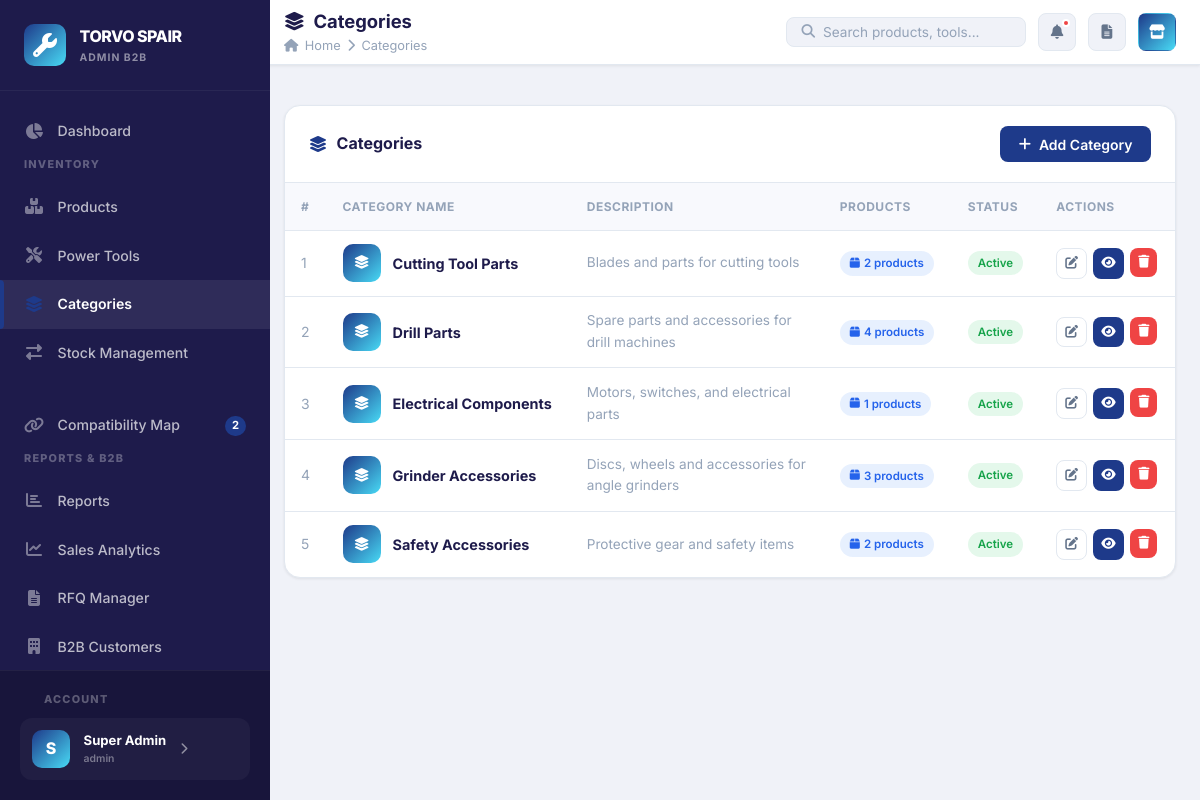
/pages/categories.php (signed in), run on the app's committed database.
### tables this page shows
CREATE TABLE IF NOT EXISTS settings (
    setting_key VARCHAR(100) PRIMARY KEY,
    setting_value TEXT,
    category ENUM('frontend', 'admin', 'system') DEFAULT 'frontend',
    updated_at TIMESTAMP DEFAULT CURRENT_TIMESTAMP ON UPDATE CURRENT_TIMESTAMP
);

CREATE TABLE IF NOT EXISTS categories (
    id INT AUTO_INCREMENT PRIMARY KEY,
    name VARCHAR(100) NOT NULL,
    description TEXT,
    status ENUM('active', 'inactive') DEFAULT 'active',
    created_at TIMESTAMP DEFAULT CURRENT_TIMESTAMP,
    updated_at TIMESTAMP DEFAULT CURRENT_TIMESTAMP ON UPDATE CURRENT_TIMESTAMP
);

### config/database.php (called while the page is built, shortened)
<?php
function getDB(): PDO {
    static $pdo = null;
    if ($pdo === null) {
        try {
            $dsn = "mysql:host=" . DB_HOST . ";dbname=" . DB_NAME . ";charset=" . DB_CHARSET;
            $options = [
                PDO::ATTR_ERRMODE            => PDO::ERRMODE_EXCEPTION,
                PDO::ATTR_DEFAULT_FETCH_MODE => PDO::FETCH_ASSOC,
                PDO::ATTR_EMULATE_PREPARES   => false,
            ];
            $pdo = new PDO($dsn, DB_USER, DB_PASS, $options);
        } catch (PDOException $e) {
            $msg = htmlspecialchars($e->getMessage());
            die("<!DOCTYPE html><html><head><meta charset='UTF-8'><title>Database Error – TORVO SPAIR</title>
            <link href='https://fonts.googleapis.com/css2?family=Inter:wght@400;700&display=swap' rel='stylesheet'>
            <style>body{font-family:'Inter',sans-serif;background:#0f0c29;color:#fff;display:flex;align-items:center;justify-content:center;min-height:100vh;margin:0;flex-direction:column;gap:1rem;text-align:center;padding:2rem;}
            .icon{font-size:3rem;margin-bottom:1rem;} h1{font-size:1.4rem;} p{color:rgba(255,255,255,0.5);font-size:0.875rem;max-width:500px;}
            code{background:rgba(255,255,255,0.08);padding:0.5rem 1rem;border-radius:8px;font-size:0.8rem;display:block;margin-top:1rem;color:#f87171;}
            a{display:inline-block;margin-top:1.5rem;padding:0.75rem 2rem;background:linear-gradient(135deg,#6c63ff,#48daf5);border-radius:8px;color:#fff;text-decoration:none;font-weight:700;}</style></head>
            <body><div class='icon'>⚠️</div><h1>Database Connection Failed</h1>
            <p>Could not connect to MySQL. Please ensure you have updated config/database.php with your live cPanel database credentials.</p>
            <code>$msg</code>
            <a href='" . APP_URL . "/setup.php'>Go to Setup</a></body></html>");
        }
    }
    return $pdo;
}
if (!function_exists('getSetting')) {
    function getSetting(string $key, string $default = ''): string {
        try {
            $db = getDB();
            $stmt = $db->prepare('SELECT setting_value FROM settings WHERE setting_key = ?');
            $stmt->execute([$key]);
            $val = $stmt->fetchColumn();
            return $val !== false ? $val : $default;
        } catch (PDOException $e) {
            return $default;
        }
    }
}

### pages/categories.php (the view, shortened to what this page needs)
<?php
$pageTitle  = 'Categories';
$pageIcon   = 'fas fa-layer-group';
$activePage = 'categories';
$pageBreadcrumb = 'Categories';
include BASE_PATH . '/includes/header.php';
$db = getDB();
$categories = $db->query("
    SELECT c.*, COUNT(p.id) AS product_count
    FROM categories c
    LEFT JOIN products p ON p.category_id = c.id AND p.status='active'
    GROUP BY c.id ORDER BY c.name
")->fetchAll();
?>
<div class="page-body">
<div class="card">
    <div class="card-header">
        <div class="card-title"><i class="fas fa-layer-group"></i> Categories</div>
        <button class="btn btn-primary" onclick="openModal('addCatModal')"><i class="fas fa-plus"></i> Add Category</button>
    </div>
    <?php if (empty($categories)): ?>
        <div class="empty-state"><i class="fas fa-layer-group"></i><h3>No categories yet</h3></div>
    <?php else: ?>
    <div class="table-wrap">
        <table class="data-table">
            <thead><tr><th>#</th><th>Category Name</th><th>Description</th><th>Products</th><th>Status</th><th>Actions</th></tr></thead>
            <tbody>
            <?php foreach ($categories as $i => $c): ?>
            <tr>
                <td style="color:var(--text-muted);"><?= $i+1 ?></td>
                <td>
                    <div style="display:flex;align-items:center;gap:0.75rem;">
                        <div style="width:38px;height:38px;border-radius:10px;background:linear-gradient(135deg,var(--primary),var(--accent));display:flex;align-items:center;justify-content:center;color:#fff;font-size:0.85rem;flex-shrink:0;">
                            <i class="fas fa-layer-group"></i>
                        </div>
                        <strong style="font-size:0.9rem;"><?= htmlspecialchars($c['name']) ?></strong>
                    </div>
                </td>
                <td style="font-size:0.85rem;color:var(--text-muted);max-width:250px;"><?= htmlspecialchars($c['description'] ?: '—') ?></td>
                <td>
                    <span class="badge-pill badge-info"><i class="fas fa-box"></i> <?= $c['product_count'] ?> products</span>
                </td>
                <td><span class="badge-pill <?= $c['status']==='active'?'badge-success':'badge-gray' ?>"><?= ucfirst($c['status']) ?></span></td>
                <td>
                    <div style="display:flex;gap:0.4rem;">
                        <button class="btn btn-outline btn-sm btn-icon" onclick='editCat(<?= json_encode($c) ?>)' data-tooltip="Edit"><i class="fas fa-edit"></i></button>
                        <a href="products.php?category=<?= $c['id'] ?>" class="btn btn-primary btn-sm btn-icon" data-tooltip="View Products"><i class="fas fa-eye"></i></a>
                        <form method="POST" onsubmit="return confirmDelete('Delete this category?')">
                            <button type="submit" class="btn btn-danger btn-sm btn-icon" data-tooltip="Delete"><i class="fas fa-trash"></i></button>
                        </form>
                    </div>
                </td>
            </tr>
            <?php endforeach; ?>
            </tbody>
        </table>
    </div>
    <?php endif; ?>
</div>
</div>
<?php include BASE_PATH . '/includes/footer.php'; ?>

### includes/header.php (shortened to what this page needs)
<?php
require_once BASE_PATH . '/config/database.php';
$db = getDB();
$lowStockCount = $db->query("SELECT COUNT(*) FROM products WHERE quantity <= min_stock AND status = 'active'")->fetchColumn();
?>
<!DOCTYPE html>
<html lang="en">
<head>
    <link rel="stylesheet" href="https://cdnjs.cloudflare.com/ajax/libs/font-awesome/6.5.0/css/all.min.css">
    <link rel="stylesheet" href="<?= APP_URL ?>/assets/css/style.css">
</head>
<body>
<div class="app-layout">
<aside class="sidebar" id="sidebar">
    <div class="sidebar-header">
        <a href="<?= APP_URL ?>/pages/dashboard.php" class="sidebar-logo">
            <i class="fas fa-wrench"></i>
            <div class="logo-text">
                <span class="logo-main"><?= getSetting('site_title', 'TORVO SPAIR') ?></span>
                <span class="logo-sub">ADMIN B2B</span>
            </div>
        </a>
    </div>
    <div class="sidebar-menu">
        <a href="<?= APP_URL ?>/pages/dashboard.php" class="sidebar-nav-item <?= ($activePage ?? '') === 'dashboard' ? 'active' : '' ?>">
            <div class="nav-icon"><i class="fas fa-chart-pie"></i></div>
            Dashboard
        </a>
        <div class="sidebar-section">
            <div class="sidebar-section-title">Inventory</div>
            <a href="<?= APP_URL ?>/pages/products.php" class="sidebar-nav-item <?= ($activePage ?? '') === 'products' ? 'active' : '' ?>">
                <div class="nav-icon"><i class="fas fa-boxes"></i></div>
                Products
            </a>
            <a href="<?= APP_URL ?>/pages/tools.php" class="sidebar-nav-item <?= ($activePage ?? '') === 'tools' ? 'active' : '' ?>">
                <div class="nav-icon"><i class="fas fa-tools"></i></div>
                Power Tools
            </a>
            <a href="<?= APP_URL ?>/pages/categories.php" class="sidebar-nav-item <?= ($activePage ?? '') === 'categories' ? 'active' : '' ?>">
                <div class="nav-icon"><i class="fas fa-layer-group"></i></div>
                Categories
            </a>
            <a href="<?= APP_URL ?>/pages/stock.php" class="sidebar-nav-item <?= ($activePage ?? '') === 'stock' ? 'active' : '' ?>">
                <div class="nav-icon"><i class="fas fa-exchange-alt"></i></div>
                Stock Management
            </a>
        </div>
        <a href="<?= APP_URL ?>/pages/compatibility.php" class="sidebar-nav-item <?= ($activePage ?? '') === 'compatibility' ? 'active' : '' ?>">
            <div class="nav-icon"><i class="fas fa-link"></i></div>
            Compatibility Map
            <span class="nav-badge">2</span>
        </a>
        <div class="sidebar-section">
            <div class="sidebar-section-title">Reports & B2B</div>
            <a href="<?= APP_URL ?>/pages/reports.php" class="sidebar-nav-item <?= ($activePage ?? '') === 'reports' ? 'active' : '' ?>">
                <div class="nav-icon"><i class="fas fa-chart-bar"></i></div>
                Reports
            </a>
            <a href="<?= APP_URL ?>/pages/sales_report.php" class="sidebar-nav-item <?= ($activePage ?? '') === 'sales_report' ? 'active' : '' ?>">
                <div class="nav-icon"><i class="fas fa-chart-line"></i></div>
                Sales Analytics
            </a>
            <a href="<?= APP_URL ?>/pages/rfq_manager.php" class="sidebar-nav-item <?= ($activePage ?? '') === 'rfqs' ? 'active' : '' ?>">
                <div class="nav-icon"><i class="fas fa-file-alt"></i></div>
                RFQ Manager
            </a>
            <a href="<?= APP_URL ?>/pages/customers_b2b.php" class="sidebar-nav-item <?= ($activePage ?? '') === 'customers_b2b' ? 'active' : '' ?>">
                <div class="nav-icon"><i class="fas fa-building"></i></div>
                B2B Customers
            </a>
        </div>
    </div>
    <div class="sidebar-footer">
        <div class="sidebar-section-title" style="margin-left:0; margin-bottom:10px;">Account</div>
        <a href="<?= APP_URL ?>/pages/profile.php" class="profile-card">
            <div class="profile-avatar">S</div>
            <div class="profile-info">
                <span class="profile-name">Super Admin</span>
                <span class="profile-role">admin</span>
            </div>
            <i class="fas fa-chevron-right" style="font-size:0.75rem; opacity:0.5;"></i>
        </a>
    </div>
</aside>
<div class="main-content">
    <header class="top-header">
        <div class="header-left">
            <div>
                <div class="page-title">
                    <?php if (!empty($pageIcon)): ?><i class="<?= $pageIcon ?>"></i>&nbsp;<?php endif; ?>
                    <?= htmlspecialchars($pageTitle ?? 'Dashboard') ?>
                </div>
                <?php if (!empty($pageBreadcrumb)): ?>
                <div class="page-breadcrumb">
                    <i class="fas fa-home"></i> Home
                    <i class="fas fa-chevron-right"></i>
                    <?= htmlspecialchars($pageBreadcrumb) ?>
                </div>
                <?php endif; ?>
            </div>
        </div>
        <div class="header-right">
            <div class="header-search-bar" style="position:relative;">
                <i class="fas fa-search"></i>
                <input type="text" id="globalSearch" placeholder="Search products, tools..." autocomplete="off">
            </div>
            <a href="<?= APP_URL ?>/pages/stock.php" class="icon-btn" data-tooltip="Low Stock Alerts">
                <i class="fas fa-bell"></i>
                <?php if ($lowStockCount > 0): ?><span class="notif-dot"></span><?php endif; ?>
            </a>
            <a href="<?= APP_URL ?>/pages/rfq_manager.php" class="icon-btn" data-tooltip="RFQ Inbox">
                <i class="fas fa-file-alt"></i>
            </a>
            <a href="<?= APP_URL ?>/portal/catalogue.php" target="_blank" class="icon-btn" data-tooltip="B2B Portal" style="background:linear-gradient(135deg,var(--primary),var(--accent));color:#fff;border-color:transparent;">
                <i class="fas fa-store"></i>
            </a>
        </div>
    </header>
    <div style="padding: 0 1.5rem; padding-top: 1rem;">
    </div>

### data on the page
settings: setting_value "TORVO SPAIR"
categories: name "Cutting Tool Parts", description "Blades and parts for cutting tools", product_count "2", status "Active"
categories: name "Drill Parts", description "Spare parts and accessories for drill machines", product_count "4", status "Active"
categories: name "Electrical Components", description "Motors, switches, and electrical parts", product_count "1", status "Active"
categories: name "Grinder Accessories", description "Discs, wheels and accessories for angle grinders", product_count "3", status "Active"
categories: name "Safety Accessories", description "Protective gear and safety items", product_count "2", status "Active"

### other printed values
$pageTitle "Categories"
$pageBreadcrumb "Categories"
